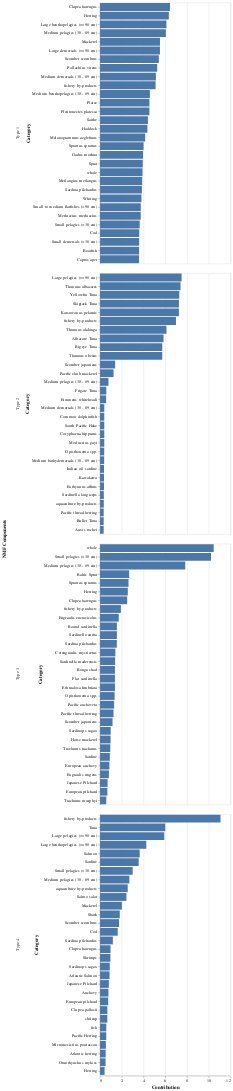

Notebook cell for this chart:
### Code cell
bars1 = alt.Chart(top_categories).mark_bar().encode(
    x=alt.X("Weight:Q", title="Contribution"),
    y=alt.Y("Category:N", sort='-x'),
    tooltip=["Component", "Category", "Weight"]
).facet(
    row=alt.Row("Component:N", title="NMF Components")
).resolve_scale(
    y="independent"
)

bars1

### Figure 1 — Vega-Lite specification as saved in the notebook (floating-point values rounded to 4 significant figures)
{"config": {"view": {"continuousWidth": 300, "continuousHeight": 300}}, "data": {"name": "data-bf0ea614b8ff91f55545882734df25f0"}, "facet": {"row": {"field": "Component", "title": "NMF Components", "type": "nominal"}}, "spec": {"mark": {"type": "bar"}, "encoding": {"tooltip": [{"field": "Component", "type": "nominal"}, {"field": "Category", "type": "nominal"}, {"field": "Weight", "type": "quantitative"}], "x": {"field": "Weight", "title": "Contribution", "type": "quantitative"}, "y": {"field": "Category", "sort": "-x", "type": "nominal"}}}, "resolve": {"scale": {"y": "independent"}}, "$schema": "https://vega.github.io/schema/vega-lite/v6.1.0.json", "datasets": {"data-bf0ea614b8ff91f55545882734df25f0": [{"Component": "Type 1", "Category": "Clupea harengus", "Weight": 6.431}, {"Component": "Type 1", "Category": "Herring", "Weight": 6.325}, {"Component": "Type 1", "Category": "Large benthopelagics (>=90 cm)", "Weight": 6.105}, {"Component": "Type 1", "Category": "Medium pelagics (30 - 89 cm)", "Weight": 6.051}, {"Component": "Type 1", "Category": "Mackerel", "Weight": 5.51}, {"Component": "Type 1", "Category": "Large demersals (>=90 cm)", "Weight": 5.507}, {"Component": "Type 1", "Category": "Scomber scombrus", "Weight": 5.404}, {"Component": "Type 1", "Category": "Pollachius virens", "Weight": 5.256}, {"Component": "Type 1", "Category": "Medium demersals (30 - 89 cm)", "Weight": 5.135}, {"Component": "Type 1", "Category": "fishery by-products", "Weight": 5.105}, {"Component": "Type 1", "Category": "Medium benthopelagics (30 - 89 cm)", "Weight": 4.583}, {"Component": "Type 1", "Category": "Plaice", "Weight": 4.541}, {"Component": "Type 1", "Category": "Pleuronectes platessa", "Weight": 4.541}, {"Component": "Type 1", "Category": "Saithe", "Weight": 4.403}, {"Component": "Type 1", "Category": "Haddock", "Weight": 4.355}, {"Component": "Type 1", "Category": "Melanogrammus aeglefinus", "Weight": 4.154}, {"Component": "Type 1", "Category": "Sprattus sprattus", "Weight": 4.002}, {"Component": "Type 1", "Category": "Gadus morhua", "Weight": 3.953}, {"Component": "Type 1", "Category": "Sprat", "Weight": 3.929}, {"Component": "Type 1", "Category": "whole", "Weight": 3.906}, {"Component": "Type 1", "Category": "Merlangius merlangus", "Weight": 3.876}, {"Component": "Type 1", "Category": "Sardina pilchardus", "Weight": 3.849}, {"Component": "Type 1", "Category": "Whiting", "Weight": 3.807}, {"Component": "Type 1", "Category": "Small to medium flatfishes (<90 cm)", "Weight": 3.745}, {"Component": "Type 1", "Category": "Merluccius merluccius", "Weight": 3.739}, {"Component": "Type 1", "Category": "Small pelagics (<30 cm)", "Weight": 3.646}, {"Component": "Type 1", "Category": "Cod", "Weight": 3.603}, {"Component": "Type 1", "Category": "Small demersals (<30 cm)", "Weight": 3.598}, {"Component": "Type 1", "Category": "Boarfish", "Weight": 3.588}, {"Component": "Type 1", "Category": "Capros aper", "Weight": 3.588}, {"Component": "Type 2", "Category": "Large pelagics (>=90 cm)", "Weight": 7.498}, {"Component": "Type 2", "Category": "Thunnus albacares", "Weight": 7.4}, {"Component": "Type 2", "Category": "Yellowfin Tuna", "Weight": 7.285}, {"Component": "Type 2", "Category": "Skipjack Tuna", "Weight": 7.254}, {"Component": "Type 2", "Category": "Katsuwonus pelamis", "Weight": 7.254}, {"Component": "Type 2", "Category": "fishery by-products", "Weight": 6.981}, {"Component": "Type 2", "Category": "Thunnus alalunga", "Weight": 6.107}, {"Component": "Type 2", "Category": "Albacore Tuna", "Weight": 5.84}, {"Component": "Type 2", "Category": "Bigeye Tuna", "Weight": 5.72}, {"Component": "Type 2", "Category": "Thunnus obesus", "Weight": 5.72}, {"Component": "Type 2", "Category": "Scomber japonicus", "Weight": 1.39}, {"Component": "Type 2", "Category": "Pacific chub mackerel", "Weight": 1.243}, {"Component": "Type 2", "Category": "Medium pelagics (30 - 89 cm)", "Weight": 0.7736}, {"Component": "Type 2", "Category": "Frigate Tuna", "Weight": 0.5774}, {"Component": "Type 2", "Category": "Etrumeus whiteheadi", "Weight": 0.5597}, {"Component": "Type 2", "Category": "Medium demersals (30 - 89 cm)", "Weight": 0.3916}, {"Component": "Type 2", "Category": "Common dolphinfish", "Weight": 0.3887}, {"Component": "Type 2", "Category": "South Pacific Hake", "Weight": 0.3887}, {"Component": "Type 2", "Category": "Coryphaena hippurus", "Weight": 0.3887}, {"Component": "Type 2", "Category": "Merluccius gayi", "Weight": 0.3887}, {"Component": "Type 2", "Category": "Opisthonema spp.", "Weight": 0.3832}, {"Component": "Type 2", "Category": "Medium bathydemersals (30 - 89 cm)", "Weight": 0.3787}, {"Component": "Type 2", "Category": "Indian oil sardine", "Weight": 0.3636}, {"Component": "Type 2", "Category": "Kawakawa", "Weight": 0.3636}, {"Component": "Type 2", "Category": "Euthynnus affinis", "Weight": 0.3636}, {"Component": "Type 2", "Category": "Sardinella longiceps", "Weight": 0.3486}, {"Component": "Type 2", "Category": "aquaculture by-products", "Weight": 0.344}, {"Component": "Type 2", "Category": "Pacific thread herring", "Weight": 0.3357}, {"Component": "Type 2", "Category": "Bullet Tuna", "Weight": 0.3332}, {"Component": "Type 2", "Category": "Auxis rochei", "Weight": 0.3332}, {"Component": "Type 3", "Category": "whole", "Weight": 10.45}, {"Component": "Type 3", "Category": "Small pelagics (<30 cm)", "Weight": 10.2}, {"Component": "Type 3", "Category": "Medium pelagics (30 - 89 cm)", "Weight": 7.835}, {"Component": "Type 3", "Category": "Baltic Sprat", "Weight": 2.677}, {"Component": "Type 3", "Category": "Sprattus sprattus", "Weight": 2.619}, {"Component": "Type 3", "Category": "Herring", "Weight": 2.552}, {"Component": "Type 3", "Category": "Clupea harengus", "Weight": 2.496}, {"Component": "Type 3", "Category": "fishery by-products", "Weight": 1.916}, {"Component": "Type 3", "Category": "Engraulis encrasicolus", "Weight": 1.718}, {"Component": "Type 3", "Category": "Round sardinella", "Weight": 1.549}, {"Component": "Type 3", "Category": "Sardinella aurita", "Weight": 1.549}, {"Component": "Type 3", "Category": "Sardina pilchardus", "Weight": 1.542}, {"Component": "Type 3", "Category": "Cetengraulis mysticetus", "Weight": 1.408}, {"Component": "Type 3", "Category": "Sardinella maderensis", "Weight": 1.384}, {"Component": "Type 3", "Category": "Bonga shad", "Weight": 1.37}, {"Component": "Type 3", "Category": "Flat sardinella", "Weight": 1.37}, {"Component": "Type 3", "Category": "Ethmalosa fimbriata", "Weight": 1.37}, {"Component": "Type 3", "Category": "Opisthonema spp.", "Weight": 1.34}, {"Component": "Type 3", "Category": "Pacific anchoveta", "Weight": 1.295}, {"Component": "Type 3", "Category": "Pacific thread herring", "Weight": 1.238}, {"Component": "Type 3", "Category": "Scomber japonicus", "Weight": 1.147}, {"Component": "Type 3", "Category": "Sardinops sagax", "Weight": 0.9819}, {"Component": "Type 3", "Category": "Horse mackerel", "Weight": 0.9708}, {"Component": "Type 3", "Category": "Trachurus trachurus", "Weight": 0.943}, {"Component": "Type 3", "Category": "Sardine", "Weight": 0.8984}, {"Component": "Type 3", "Category": "European anchovy", "Weight": 0.8584}, {"Component": "Type 3", "Category": "Engraulis ringens", "Weight": 0.8127}, {"Component": "Type 3", "Category": "Japanese Pilchard", "Weight": 0.6934}, {"Component": "Type 3", "Category": "European pilchard", "Weight": 0.6769}, {"Component": "Type 3", "Category": "Trachurus murphyi", "Weight": 0.5745}, {"Component": "Type 4", "Category": "fishery by-products", "Weight": 11.08}, {"Component": "Type 4", "Category": "Tuna", "Weight": 5.996}, {"Component": "Type 4", "Category": "Large pelagics (>=90 cm)", "Weight": 5.907}, {"Component": "Type 4", "Category": "Large benthopelagics (>=90 cm)", "Weight": 4.253}, {"Component": "Type 4", "Category": "Salmon", "Weight": 3.644}, {"Component": "Type 4", "Category": "Sardine", "Weight": 3.552}, {"Component": "Type 4", "Category": "Small pelagics (<30 cm)", "Weight": 3.0}, {"Component": "Type 4", "Category": "Medium pelagics (30 - 89 cm)", "Weight": 2.696}, {"Component": "Type 4", "Category": "aquaculture by-products", "Weight": 2.544}, {"Component": "Type 4", "Category": "Salmo salar", "Weight": 2.426}, {"Component": "Type 4", "Category": "Mackerel", "Weight": 2.01}, {"Component": "Type 4", "Category": "Shark", "Weight": 1.813}, {"Component": "Type 4", "Category": "Scomber scombrus", "Weight": 1.749}, {"Component": "Type 4", "Category": "Cod", "Weight": 1.624}, {"Component": "Type 4", "Category": "Sardina pilchardus", "Weight": 1.177}, {"Component": "Type 4", "Category": "Clupea harengus", "Weight": 0.9666}, {"Component": "Type 4", "Category": "Shrimps", "Weight": 0.9514}, {"Component": "Type 4", "Category": "Sardinops sagax", "Weight": 0.896}, {"Component": "Type 4", "Category": "Atlantic Salmon", "Weight": 0.874}, {"Component": "Type 4", "Category": "Japanese Pilchard", "Weight": 0.8103}, {"Component": "Type 4", "Category": "Anchovy", "Weight": 0.7725}, {"Component": "Type 4", "Category": "European pilchard", "Weight": 0.7507}, {"Component": "Type 4", "Category": "Clupea pallasii", "Weight": 0.672}, {"Component": "Type 4", "Category": "shrimp", "Weight": 0.6683}, {"Component": "Type 4", "Category": "fish", "Weight": 0.5759}, {"Component": "Type 4", "Category": "Pacific Herring", "Weight": 0.5715}, {"Component": "Type 4", "Category": "Micromesistius poutassou", "Weight": 0.5355}, {"Component": "Type 4", "Category": "Atlantic herring", "Weight": 0.5191}, {"Component": "Type 4", "Category": "Oncorhynchus mykiss", "Weight": 0.5066}, {"Component": "Type 4", "Category": "Herring", "Weight": 0.4157}]}}
